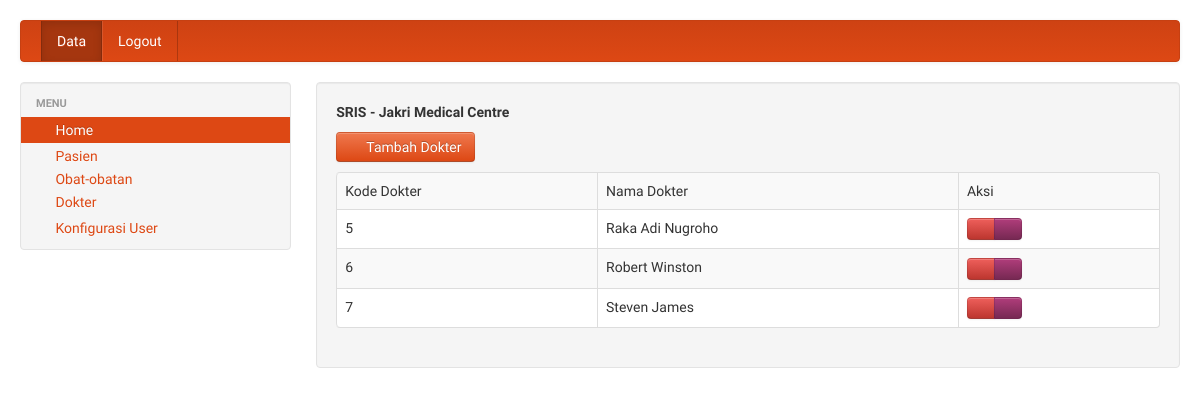
The page /pengurus/datadokter.php (signed in) on the database as committed earlier.
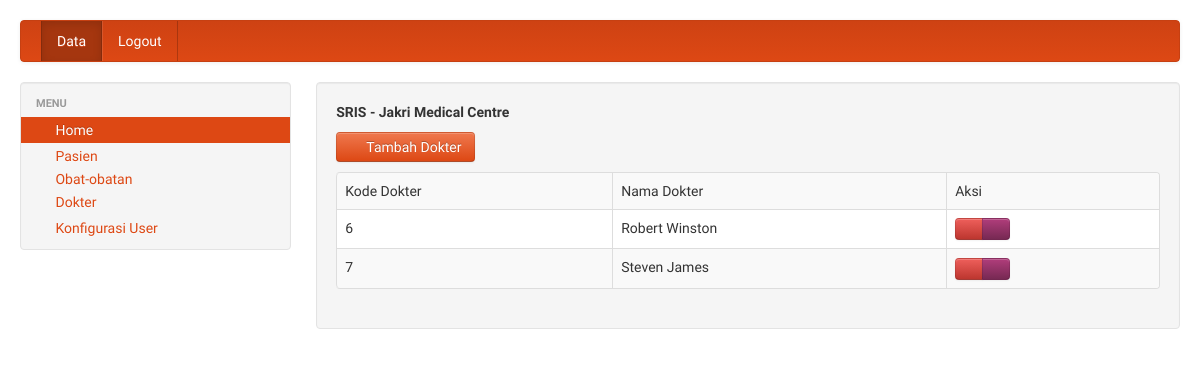
The same page on the database as committed later.
### tables this page shows
CREATE TABLE `dokter` (
  `kd_dokter` int(11) NOT NULL,
  `kd_user` int(11) NOT NULL,
  `nm_dokter` varchar(300) NOT NULL,
  `sip` enum('pagi','siang','malam','') NOT NULL,
  `tmpat_lhr` varchar(300) NOT NULL,
  `no_tlp` varchar(14) NOT NULL,
  `alamat` varchar(300) NOT NULL
);

### pengurus/datadokter.php (the view, shortened to what this page needs)
<?php require_once('../Connections/koneksi.php'); ?>
<?php
$maxRows_tampil = 10;
$pageNum_tampil = 0;
$startRow_tampil = $pageNum_tampil * $maxRows_tampil;
$query_tampil = "SELECT kd_dokter, nm_dokter, sip FROM dokter";
$query_limit_tampil = sprintf("%s LIMIT %d, %d", $query_tampil, $startRow_tampil, $maxRows_tampil);
$tampil = mysql_query($query_limit_tampil, $koneksi) or die(mysql_error());
$row_tampil = mysql_fetch_assoc($tampil);
?>
<!DOCTYPE html>
<html>
<head>
<link rel='stylesheet' type='text/css' href='../library/bootstrap/bootstrap.css'/>
<link rel='stylesheet' type='text/css' href='../library/bootstrap/style.css'/>
</head>
<body>
<div class='container-fluid' style='margin-top:20px;'>
<?php include("navbar.php"); ?>
	<div class='row-fluid'>
	<?php include("sidebar.php"); ?>
    <div class="span9">
    <div class='well' fixed center;'>
		<b>SRIS - Jakri Medical Centre</b>
		<p style='margin-top:10px'>
		<a href='dokterbaru.php' class='btn btn-primary'><i class='icon icon-white icon-plus'></i> Tambah Dokter</a>
	  <table style='margin-top:10px;background:white' class="table table-bordered table-striped table-hover">
		  <tr>
		    <td>Kode Dokter</td>
		    <td>Nama Dokter</td>
		    <td>Aksi</td>
	      </tr>
		  <?php do { ?>
		    <tr>
		      <td><?php echo $row_tampil['kd_dokter']; ?></td>
		      <td><?php echo $row_tampil['nm_dokter']; ?></td>
		      <td>
              <div class='btn-group'>
              <a href="hapusdokter.php?kd_dokter=<?php echo $row_tampil['kd_dokter']; ?>" class="btn btn-mini btn-danger tipsy-kiri-atas" title="Hapus Data Ini"><i class="icon-remove icon-white"></i></a>
              <a href="formeditdokter.php?kd_dokter=<?php echo $row_tampil['kd_dokter']; ?>" class="btn btn-mini btn-info tipsy-kiri-atas" title='Edit Data ini'> <i class="icon-edit icon-white"></i> </a></div>
              </td>
	      </tr>
		    <?php } while ($row_tampil = mysql_fetch_assoc($tampil)); ?>
	  </table>
    </div>
    </div>
</div>
</body>
</html>

Rows that differ between the two databases and show on the page:
removed dokter: kd_dokter "5", nm_dokter "Raka Adi Nugroho"
